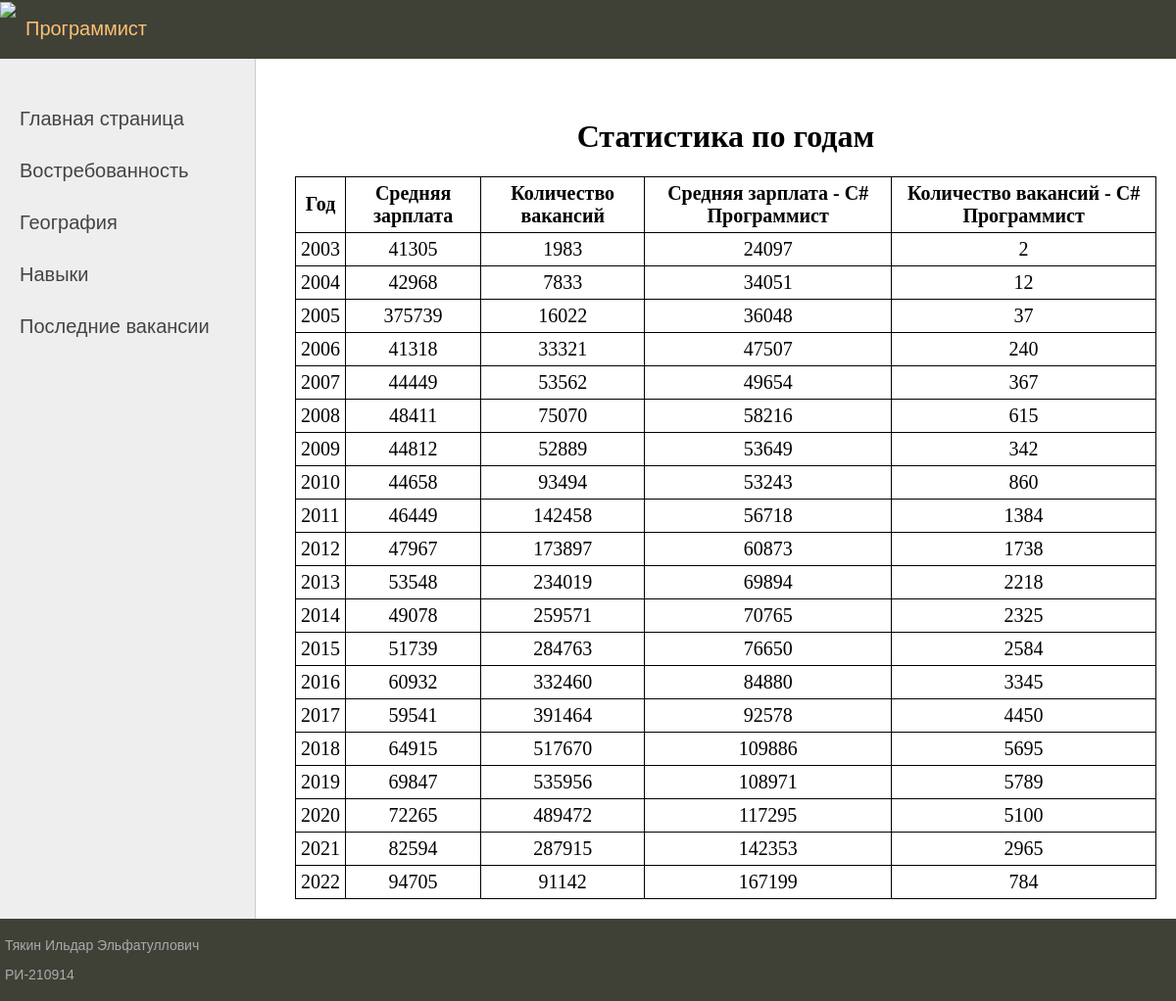
Screenshot of /relevance/ with the database file from the repository.
### CSharpProgrammer/models.py (models this page shows)
class StatisticYear(models.Model):
    year = models.IntegerField("Год")
    middle_salary = models.IntegerField("Средняя зарплата")
    count_vacancy = models.IntegerField("Количество вакансий")
    middle_salary_profession = models.IntegerField("Средняя зарплата C# Программиста")
    count_vacancy_profession = models.IntegerField("Колличество вакансий C# Программист")

### CSharpProgrammer/views.py (the view)
# urls.py: path('relevance/', relevance, name='relevance'),
def relevance(request):
    data = StatisticYear.objects.all()
    return render(request, 'CSharpProgrammer/relevance.html', {'data': data})

### CSharpProgrammer/templates/CSharpProgrammer/relevance.html (shortened to what this page needs)
{% extends 'CSharpProgrammer/base.html' %}
{% load static %}
{% block content %}
    <h1>Статистика по годам</h1>
    <table class="table-data">
        <tr>
            <th>Год</th>
            <th>Средняя зарплата</th>
            <th>Количество вакансий</th>
            <th>Средняя зарплата - C# Программист</th>
            <th>Количество вакансий - C# Программист</th>
        </tr>
        {% for record in data %}
            <tr>
                <td>{{ record.year }}</td>
                <td>{{ record.middle_salary }}</td>
                <td>{{ record.count_vacancy }}</td>
                <td>{{ record.middle_salary_profession }}</td>
                <td>{{ record.count_vacancy_profession }}</td>
            </tr>
        {% endfor %}
    </table>
{% endblock content %}

### CSharpProgrammer/templates/CSharpProgrammer/base.html (shortened to what this page needs)
{% load static %}
<!DOCTYPE html>
<html lang="en">
<head>
    <link type="text/css" href="{% static 'CSharpProgrammer/css/style.css' %}" rel="stylesheet">
</head>
<body>
<table class="table-page" border=0 cellpadding="0" cellspacing="0">
    <tr>
        <td valign=top>
            {% block mainmenu %}
                <div class="header">
                    <ul id="mainmenu" class="mainmenu">
                        <li class="logo"><a href="{% url 'mainPage' %}">
                            <div class="logo"><img src="{% static 'CSharpProgrammer/images/logo.svg' %}" width="50px" height="auto"></div>
                        </a></li>
                        <li>Программист</li>
                    </ul>
                </div>
            {% endblock mainmenu %}
            <table class="table-content" border=0 cellpadding="0" cellspacing="0">
                <tr>
                    <td valign="top" class="left-chapters">
                        <ul id="leftchapters">
                            <li><a href="{% url 'mainPage' %}">Главная страница</a></li>
                            <li><a href="{% url 'relevance' %}">Востребованность</a></li>
                            <li><a href="{% url 'geography' %}">География</a></li>
                            <li><a href="{% url 'skills' %}">Навыки</a></li>
                            <li><a href="{% url 'recentVacancies' %}">Последние вакансии</a></li>
                        </ul>
                    </td>
                    <td valign="top" class="content">
                        <div class="content-text">
                            {% block content %}
                            {% endblock %}
                        </div>
                    </td>
                </tr>
            </table>
        </td>
    </tr>
    <tr>
        <td valign=top>
            <div id="footer">
                <p>Тякин Ильдар Эльфатуллович</p>
                <p>РИ-210914</p>
            </div>
        </td>
    </tr>
</table>
</body>
</html>

### CSharpProgrammer/static/CSharpProgrammer/css/style.css (style rules this page uses)
html, body { font-family: 'Arial'; margin: 0; padding: 0; height: 100%; width: 100%; color: #444; }
.table-data { border-collapse: collapse; border: 1px solid black; width: 100% }
.table-data th, .table-data td { border: 1px solid black; padding: 5px; }
a { color: #0059b2; text-decoration: none; }
img { max-width: 600px; height: auto; }
.table-page { width: 100%; height: 100%; vertical-align: top; }
.table-page tr { height: 100%; }
.header { background: #3F4137; height: 60px; }
ul.mainmenu { list-style: none; margin: 0; padding: 0; height: 60px; color: #fdc073; font-size: 20px; overflow: hidden; }
ul.mainmenu li { float: left; margin: 18px 40px 0 10px; }
ul.mainmenu li.logo { margin: 0; }
ul.mainmenu li a { color: #fdc073; text-decoration: none; }
.table-content { width: 100%; min-height: 100%; height: 100%; }
.left-chapters { margin: 0; background: #eee; border-right: 1px solid #ccc; min-height: 100%; }
.left-chapters ul { width: 230px; min-height: 100%; margin: 0; padding: 20px 10px 10px 20px; list-style: none; font-size: 20px; }
.left-chapters ul li { margin: 30px 0 0 0; color: #999; }
.left-chapters ul li a { color: #444; text-decoration: none; }
.content { padding: 40px 20px 20px 40px; width: 100%; box-sizing: border-box; }
.content-text { text-align: center; color: #000; font-size: 20px; font-family: Yandex Sans Display Light; }
.content-text h1 { font-size: 32px; }
#footer { box-sizing: border-box; background: #3F4137; padding: 5px; color: #aaa; font-size: 14px; font-family: Verdana, Geneva, Arial, Helvetica; text-align: left; overflow: hidden; }

### rows the page displays
StatisticYear: year "2004", middle_salary "42968", count_vacancy "7833", middle_salary_profession "34051", count_vacancy_profession "12"
StatisticYear: year "2005", middle_salary "375739", count_vacancy "16022", middle_salary_profession "36048", count_vacancy_profession "37"
StatisticYear: year "2006", middle_salary "41318", count_vacancy "33321", middle_salary_profession "47507", count_vacancy_profession "240"
StatisticYear: year "2007", middle_salary "44449", count_vacancy "53562", middle_salary_profession "49654", count_vacancy_profession "367"
StatisticYear: year "2008", middle_salary "48411", count_vacancy "75070", middle_salary_profession "58216", count_vacancy_profession "615"
StatisticYear: year "2009", middle_salary "44812", count_vacancy "52889", middle_salary_profession "53649", count_vacancy_profession "342"
StatisticYear: year "2010", middle_salary "44658", count_vacancy "93494", middle_salary_profession "53243", count_vacancy_profession "860"
StatisticYear: year "2011", middle_salary "46449", count_vacancy "142458", middle_salary_profession "56718", count_vacancy_profession "1384"
StatisticYear: year "2012", middle_salary "47967", count_vacancy "173897", middle_salary_profession "60873", count_vacancy_profession "1738"
StatisticYear: year "2013", middle_salary "53548", count_vacancy "234019", middle_salary_profession "69894", count_vacancy_profession "2218"
StatisticYear: year "2014", middle_salary "49078", count_vacancy "259571", middle_salary_profession "70765", count_vacancy_profession "2325"
StatisticYear: year "2015", middle_salary "51739", count_vacancy "284763", middle_salary_profession "76650", count_vacancy_profession "2584"
StatisticYear: year "2016", middle_salary "60932", count_vacancy "332460", middle_salary_profession "84880", count_vacancy_profession "3345"
StatisticYear: year "2017", middle_salary "59541", count_vacancy "391464", middle_salary_profession "92578", count_vacancy_profession "4450"
StatisticYear: year "2018", middle_salary "64915", count_vacancy "517670", middle_salary_profession "109886", count_vacancy_profession "5695"
StatisticYear: year "2019", middle_salary "69847", count_vacancy "535956", middle_salary_profession "108971", count_vacancy_profession "5789"
StatisticYear: year "2020", middle_salary "72265", count_vacancy "489472", middle_salary_profession "117295", count_vacancy_profession "5100"
StatisticYear: year "2021", middle_salary "82594", count_vacancy "287915", middle_salary_profession "142353", count_vacancy_profession "2965"
StatisticYear: year "2022", middle_salary "94705", count_vacancy "91142", middle_salary_profession "167199", count_vacancy_profession "784"
